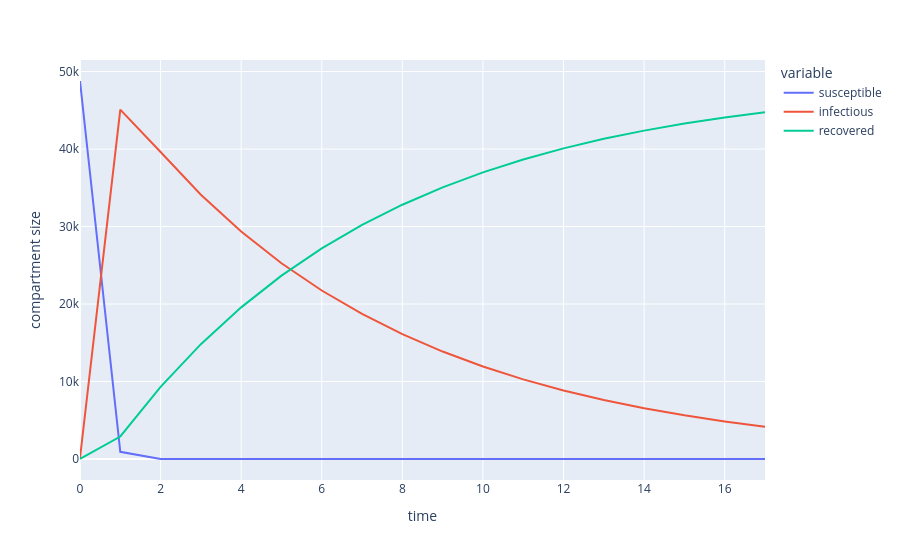

Source (notebook cell):
### Code cell
# So we built the model, but we need to specify the parameters, ie. the disease dynamics:
parameters = {
    "recovery": 0.15, # -Ish for untreated TB per year
    "contact_rate": 10, # Effective contacts per person per year
}

# Run model with the specified parameters
sir_model.run(parameters=parameters)
compartment_values = sir_model.get_outputs_df()
compartment_values.plot(
    labels={"index": "time", "value": "compartment size"}
)

### Figure 1 — Plotly figure (JSON) as saved in the notebook; plotly's stock layout.template omitted (floating-point values rounded to 4 significant figures)
{"data": [{"hovertemplate": "variable=susceptible<br>time=%{x}<br>compartment size=%{y}<extra></extra>", "legendgroup": "susceptible", "line": {"color": "#636efa", "dash": "solid"}, "marker": {"symbol": "circle"}, "mode": "lines", "name": "susceptible", "orientation": "v", "showlegend": true, "type": "scatter", "x": [0.0, 1.0, 2.0, 3.0, 4.0, 5.0, 6.0, 7.0, 8.0, 9.0, 10.0, 11.0, 12.0, 13.0, 14.0, 15.0, 16.0, 17.0], "xaxis": "x", "y": [48780.0, 931.9, 0.1529, 0.0005776, -5.677e-05, -5.53e-05, -5.53e-05, -5.53e-05, -5.53e-05, -5.53e-05, -5.53e-05, -5.53e-05, -5.53e-05, -5.53e-05, -5.53e-05, -5.53e-05, -5.53e-05, -5.53e-05], "yaxis": "y"}, {"hovertemplate": "variable=infectious<br>time=%{x}<br>compartment size=%{y}<extra></extra>", "legendgroup": "infectious", "line": {"color": "#EF553B", "dash": "solid"}, "marker": {"symbol": "circle"}, "mode": "lines", "name": "infectious", "orientation": "v", "showlegend": true, "type": "scatter", "x": [0.0, 1.0, 2.0, 3.0, 4.0, 5.0, 6.0, 7.0, 8.0, 9.0, 10.0, 11.0, 12.0, 13.0, 14.0, 15.0, 16.0, 17.0], "xaxis": "x", "y": [144.0, 45090.0, 39630.0, 34110.0, 29360.0, 25270.0, 21750.0, 18720.0, 16110.0, 13870.0, 11940.0, 10270.0, 8842.0, 7610.0, 6550.0, 5638.0, 4852.0, 4177.0], "yaxis": "y"}, {"hovertemplate": "variable=recovered<br>time=%{x}<br>compartment size=%{y}<extra></extra>", "legendgroup": "recovered", "line": {"color": "#00cc96", "dash": "solid"}, "marker": {"symbol": "circle"}, "mode": "lines", "name": "recovered", "orientation": "v", "showlegend": true, "type": "scatter", "x": [0.0, 1.0, 2.0, 3.0, 4.0, 5.0, 6.0, 7.0, 8.0, 9.0, 10.0, 11.0, 12.0, 13.0, 14.0, 15.0, 16.0, 17.0], "xaxis": "x", "y": [0.0, 2904.0, 9302.0, 14820.0, 19570.0, 23660.0, 27180.0, 30210.0, 32820.0, 35060.0, 36990.0, 38660.0, 40090.0, 41320.0, 42380.0, 43290.0, 44080.0, 44750.0], "yaxis": "y"}], "layout": {"legend": {"title": {"text": "variable"}, "tracegroupgap": 0}, "margin": {"t": 60}, "xaxis": {"anchor": "y", "domain": [0, 1], "title": {"text": "time"}}, "yaxis": {"anchor": "x", "domain": [0, 1], "title": {"text": "compartment size"}}}}
